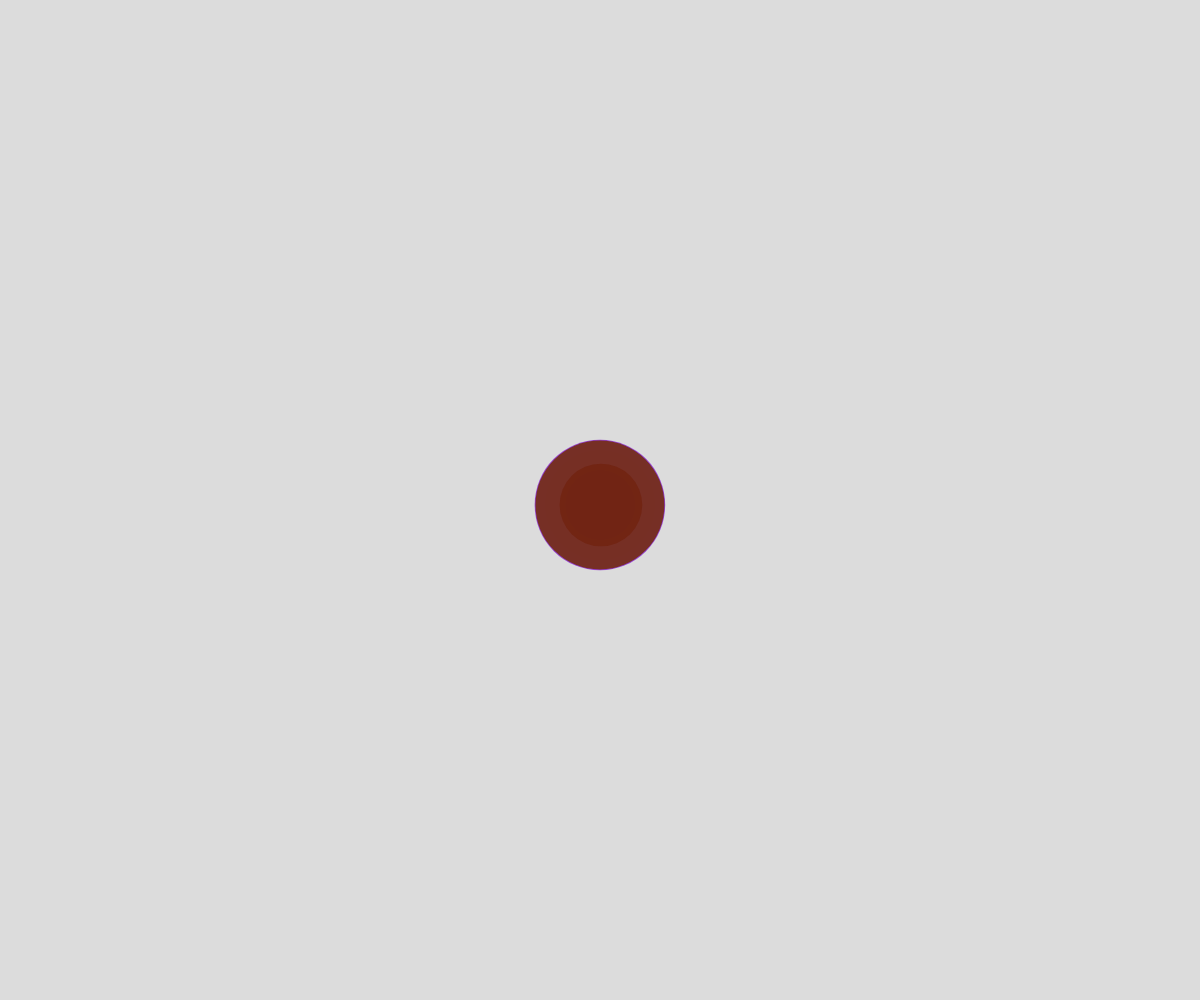
Frame 1 (no input)
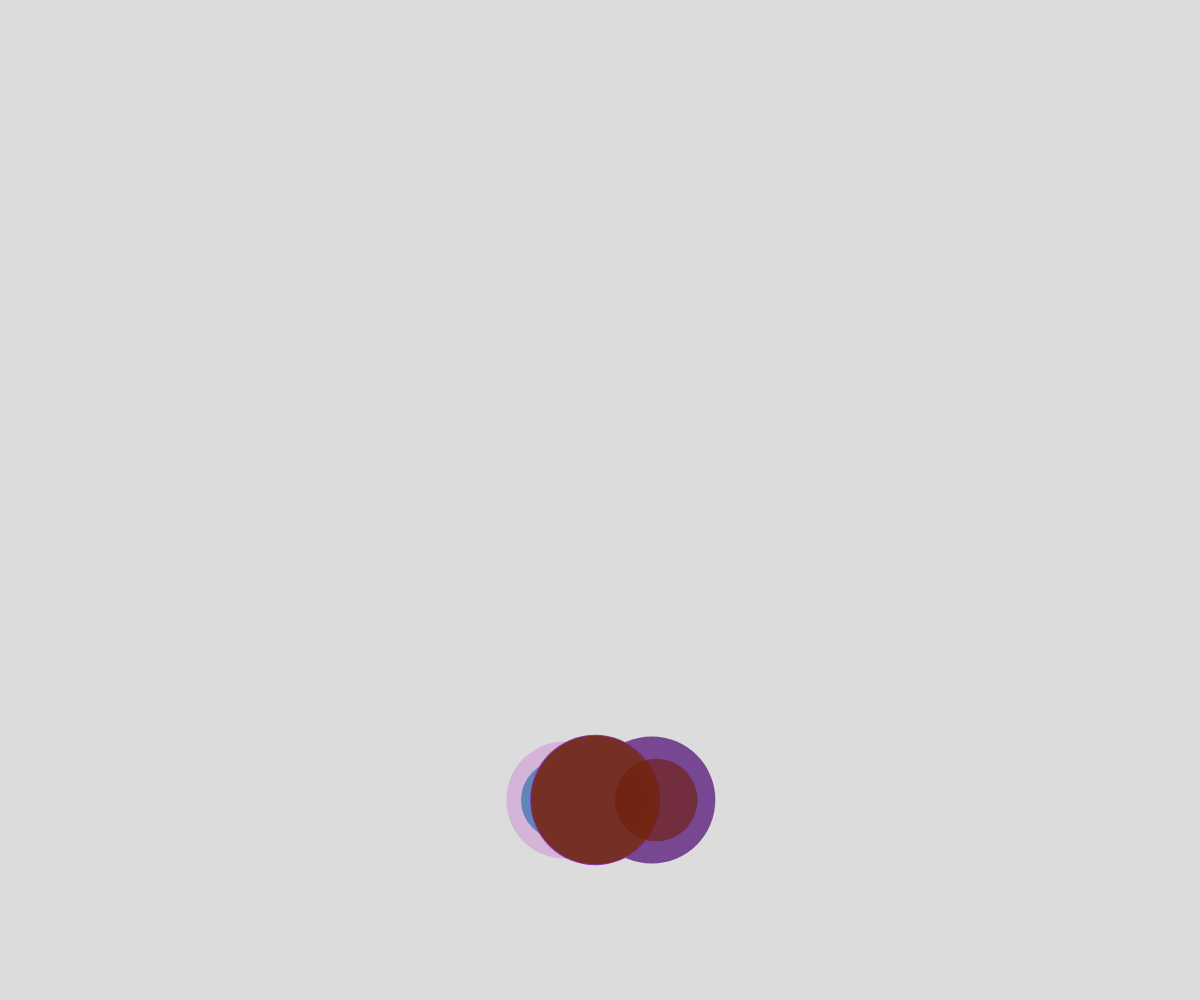
Frame 60 (no input)
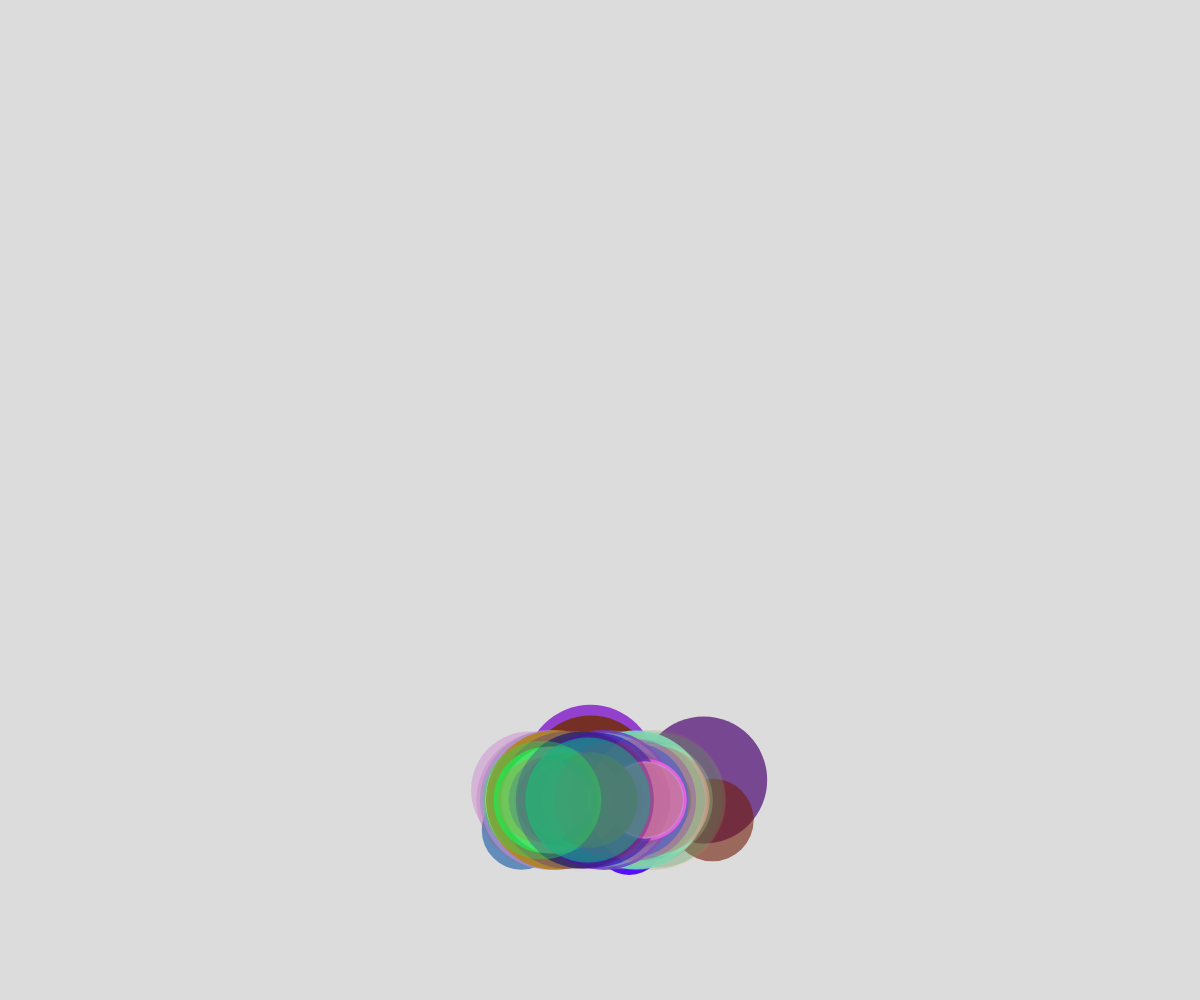
Frame 120 (the mouse pressed at the canvas centre since frame 60)

The p5.js sketch that drew these frames (run headless with seeded random() and noise() and a simulated clock; from frame 60 on, the mouse is pressed at the canvas centre):

// p5.js sketch
// ── sketch.js
// Bounncing Balls
// Oct, 3, 2024

let ballArray = [];

function setup() {
  createCanvas(windowWidth, windowHeight);
  for (let i = 0; i < 10; i++){
    spawnBall(width/2, height/2);
  }
}

function draw() {
  background(220);

  for (let someBall of ballArray){
    // Move ball
    
    someBall.x += someBall.dx;
    someBall.y += someBall.dy;
  
    // Bounce if needed
  
    if (someBall.x <  someBall.radius || someBall.x > windowWidth - someBall.radius){
      someBall.dx *= -1;
    }
  
    if (someBall.y <  someBall.radius|| someBall.y > windowHeight - someBall.radius){
      someBall.dy *= -1;
    }
  
    // Display the ball
  
    noStroke();
    fill(someBall.red, someBall.green, someBall.blue, someBall.alpha);
    circle(someBall.x, someBall.y, someBall.radius*2);
  }
}

function mousePressed(){
  for (let i = 0; i < 150; i++){
    spawnBall(width/2, height/2);
  }
}

function spawnBall(theX, theY){
  let theBall = {
    x: theX, 
    y: theY,
    radius: random(30, 70),
    dx: random(-1, 1),
    dy: 5,
    red: random(0, 255),
    green: random(0, 255),
    blue: random(0, 255),
    alpha: random(0, 255),
  };
  ballArray.push(theBall);
}
